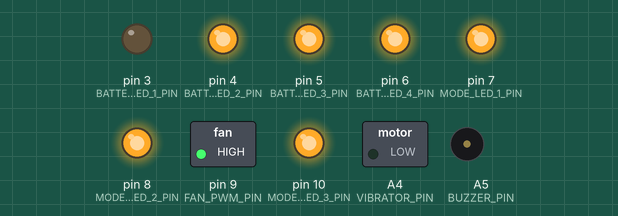
Recording of a sketch running on a simulated Arduino Uno, built with avr-gcc and run on an emulated ATmega328P. Parts: switched loads named in the sketch (green lamp = pin HIGH), output pins drawn as LEDs (lit = HIGH), buzzer (waves = sounding, pin HIGH).

Above: at 0.1 s.
At 3.1 s:
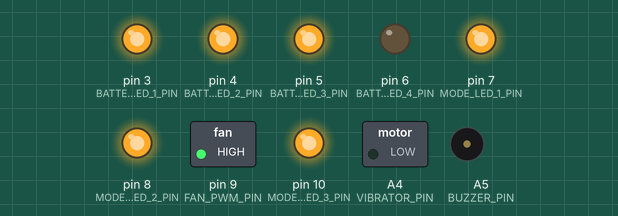
At 7.1 s:
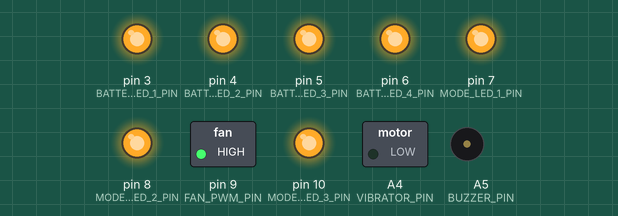
At 15.1 s:
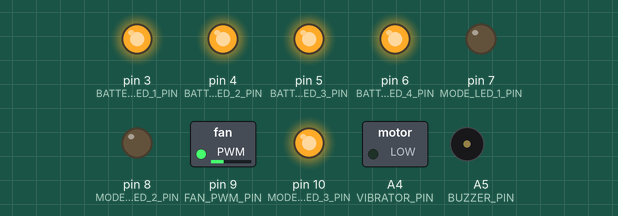
At 20.1 s:
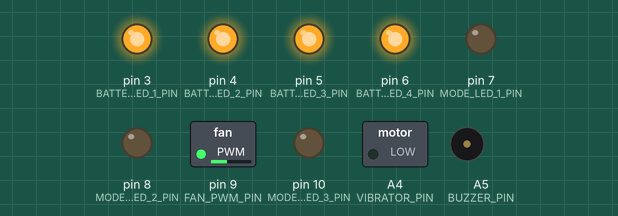
At 35.1 s:
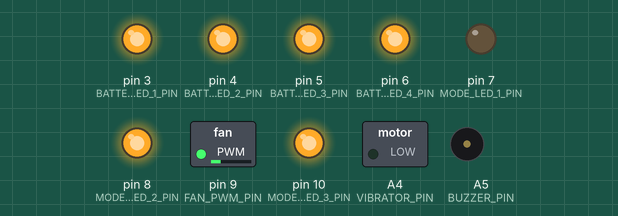
Timing chart, 0 to 36.6 s (numbered marks = the images above):
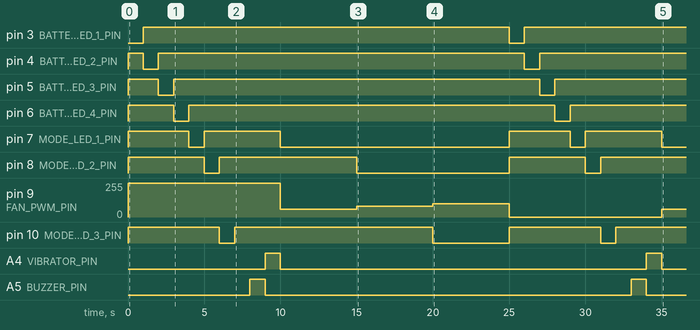

The sketch:

V1BoardTestFirmware.ino
```cpp
#include <FanController.h>

#define FAN_PWM_PIN                 9 // FIXED
#define BATTERY_LED_1_PIN           3
#define BATTERY_LED_2_PIN           4
#define BATTERY_LED_3_PIN           5
#define BATTERY_LED_4_PIN           6
#define MODE_LED_1_PIN              7
#define MODE_LED_2_PIN              8
#define MODE_LED_3_PIN              10
#define BUZZER_PIN                  A5
#define VIBRATOR_PIN                A4
#define POWER_OFF_PIN               13 // Power

#define FAN_TACHOMETER_PIN          2 // FIXED
#define FAN_THRESHOLD               1000

uint8_t s_fan_pwm_off = 0;
uint8_t s_fan_pwm_low = 60;
uint8_t s_fan_pwm_mid = 80;
uint8_t s_fan_pwm_hi = 100;
uint8_t s_fan_pwm_full = 255;

FanController fan(FAN_TACHOMETER_PIN, FAN_THRESHOLD, FAN_PWM_PIN);

void setup() {
  // Setup the LED pins as outputs and turn the LEDs off
  pinMode(BATTERY_LED_1_PIN, OUTPUT);
  digitalWrite(BATTERY_LED_1_PIN, HIGH);

  pinMode(BATTERY_LED_2_PIN, OUTPUT);
  digitalWrite(BATTERY_LED_2_PIN, HIGH);

  pinMode(BATTERY_LED_3_PIN, OUTPUT);
  digitalWrite(BATTERY_LED_3_PIN, HIGH);

  pinMode(BATTERY_LED_4_PIN, OUTPUT);
  digitalWrite(BATTERY_LED_4_PIN, HIGH);

  pinMode(MODE_LED_1_PIN, OUTPUT);
  digitalWrite(MODE_LED_1_PIN, HIGH);

  pinMode(MODE_LED_2_PIN, OUTPUT);
  digitalWrite(MODE_LED_2_PIN, HIGH);

  pinMode(MODE_LED_3_PIN, OUTPUT);
  digitalWrite(MODE_LED_3_PIN, HIGH);

  // Buzzer
  pinMode(BUZZER_PIN, OUTPUT);
  analogWrite(BUZZER_PIN, 0);

  // Vibrator
  pinMode(VIBRATOR_PIN, OUTPUT);
  analogWrite(VIBRATOR_PIN, 0);

  fan.setDutyCycle(s_fan_pwm_full);
}

void loop() {
  // BATTERY LEDS
  digitalWrite(BATTERY_LED_1_PIN, LOW);
  delay(1000);
  digitalWrite(BATTERY_LED_1_PIN, HIGH);
  digitalWrite(BATTERY_LED_2_PIN, LOW);
  delay(1000);
  digitalWrite(BATTERY_LED_2_PIN, HIGH);
  digitalWrite(BATTERY_LED_3_PIN, LOW);
  delay(1000);
  digitalWrite(BATTERY_LED_3_PIN, HIGH);
  digitalWrite(BATTERY_LED_4_PIN, LOW);
  delay(1000);
  digitalWrite(BATTERY_LED_4_PIN, HIGH);

  // MODE LEDS
  digitalWrite(MODE_LED_1_PIN, LOW);
  delay(1000);
  digitalWrite(MODE_LED_1_PIN, HIGH);
  digitalWrite(MODE_LED_2_PIN, LOW);
  delay(1000);
  digitalWrite(MODE_LED_2_PIN, HIGH);
  digitalWrite(MODE_LED_3_PIN, LOW);
  delay(1000);
  digitalWrite(MODE_LED_3_PIN, HIGH);
  delay(1000);
  digitalWrite(MODE_LED_3_PIN, HIGH);

  // BUZZER
  analogWrite(BUZZER_PIN, 128);
  delay(1000);
  analogWrite(BUZZER_PIN, 0);

  // VIBRATOR
  analogWrite(VIBRATOR_PIN, 128);
  delay(1000);
  analogWrite(VIBRATOR_PIN, 0);

  // FAN LOW
  analogWrite(FAN_PWM_PIN, s_fan_pwm_low);
  digitalWrite(MODE_LED_1_PIN, LOW);
  delay(5000);

  // FAN MED
  analogWrite(FAN_PWM_PIN, s_fan_pwm_mid);
  digitalWrite(MODE_LED_1_PIN, LOW);
  digitalWrite(MODE_LED_2_PIN, LOW);
  delay(5000);

  // FAN HIGH
  analogWrite(FAN_PWM_PIN, s_fan_pwm_hi);
  digitalWrite(MODE_LED_1_PIN, LOW);
  digitalWrite(MODE_LED_2_PIN, LOW);
  digitalWrite(MODE_LED_3_PIN, LOW);
  delay(5000);

  // FAN OFF
  analogWrite(FAN_PWM_PIN, s_fan_pwm_off);
  digitalWrite(MODE_LED_1_PIN, HIGH);
  digitalWrite(MODE_LED_2_PIN, HIGH);
  digitalWrite(MODE_LED_3_PIN, HIGH);
}
```

Measured:
- by itself, pin 3 (BATTERY_LED_1_PIN): LOW → HIGH at 1.0 s, → LOW 24.0 s later, → HIGH 1.0 s later
- by itself, pin 4 (BATTERY_LED_2_PIN), pin 5 (BATTERY_LED_3_PIN), pin 6 (BATTERY_LED_4_PIN): alternates HIGH for 24.0 s and LOW for 1.0 s
- by itself, pin 7 (MODE_LED_1_PIN): goes LOW 1.0 s, HIGH 5.0 s, LOW 15.0 s, HIGH 4.0 s, LOW 1.0 s, HIGH 5.0 s, then LOW
- by itself, pin 8 (MODE_LED_2_PIN): goes LOW 1.0 s, HIGH 9.0 s, LOW 10.0 s, HIGH 5.0 s, LOW 1.0 s, then HIGH
- by itself, pin 10 (MODE_LED_3_PIN): goes LOW 1.0 s, HIGH 13.0 s, LOW 5.0 s, HIGH 6.0 s, LOW 1.0 s, then HIGH
- by itself, A4 (VIBRATOR_PIN), A5 (BUZZER_PIN): alternates HIGH for 1.0 s and LOW for 24.0 s
- by itself, pin 9 (FAN_PWM_PIN): 255/255 → 60/255 at 10.0 s, → 80/255 5.0 s later, → 100/255 5.0 s later, → 0/255 5.0 s later, … (5 changes in this stretch)
